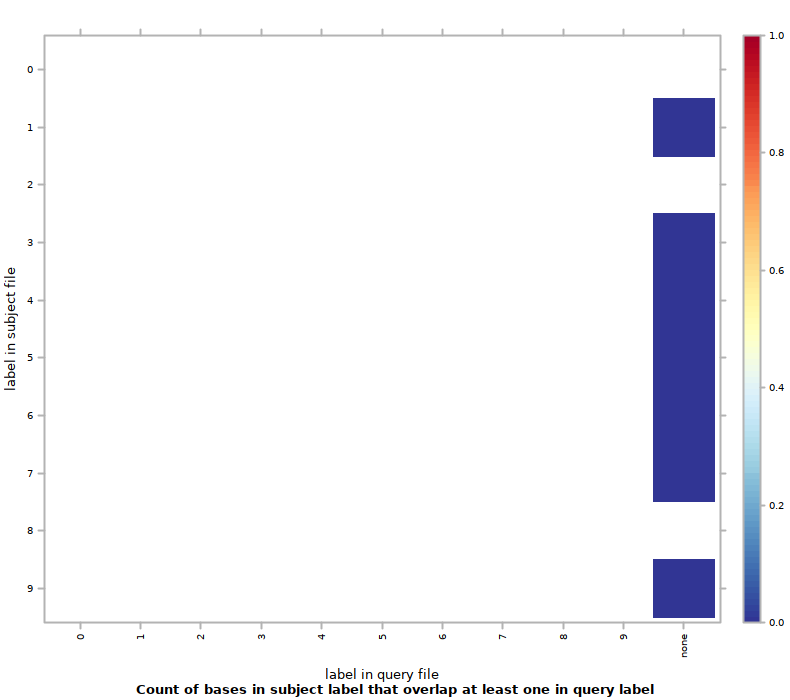

This chart was generated by the following R code:
#!/usr/bin/env Rscript
## transcript produced by Segtools 1.1.14

segtools.r.dirname <-
  system2("python",
          c("-c", "'import segtools; print segtools.get_r_dirname()'"),
          stdout = TRUE)

source(file.path(segtools.r.dirname, 'common.R'))
source(file.path(segtools.r.dirname, 'overlap.R'))
save.overlap.performance('./K5seq30bp50bp/overlap-direct', 'overlap.performance', './K5seq30bp50bp/overlap-direct/overlap.tab', row.normalize = 'FALSE', mnemonic_file = '', clobber = FALSE, col_mnemonic_file = '')
save.overlap.heatmap('./K5seq30bp50bp/overlap-direct', 'overlap', './K5seq30bp50bp/overlap-direct/overlap.tab', clobber = FALSE, col_mnemonic_file = '', cluster = FALSE, max_contrast = FALSE, row.normalize = 'FALSE', mnemonic_file = '')
